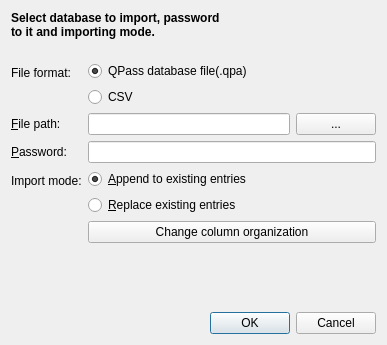
<?xml version="1.0" encoding="UTF-8"?>
<ui version="4.0">
 <class>DatabaseImportDialog</class>
 <widget class="QDialog" name="DatabaseImportDialog">
  <property name="geometry">
   <rect>
    <x>0</x>
    <y>0</y>
    <width>387</width>
    <height>345</height>
   </rect>
  </property>
  <property name="windowTitle">
   <string>Database Import - PassKeeper</string>
  </property>
  <layout class="QVBoxLayout" name="verticalLayout_2">
   <item>
    <widget class="QLabel" name="label">
     <property name="font">
      <font>
       <weight>75</weight>
       <bold>true</bold>
      </font>
     </property>
     <property name="text">
      <string>Select database to import, password
to it and importing mode. </string>
     </property>
     <property name="margin">
      <number>12</number>
     </property>
    </widget>
   </item>
   <item>
    <layout class="QFormLayout" name="formLayout">
     <property name="labelAlignment">
      <set>Qt::AlignLeading|Qt::AlignLeft|Qt::AlignVCenter</set>
     </property>
     <property name="topMargin">
      <number>16</number>
     </property>
     <item row="1" column="0">
      <widget class="QLabel" name="label_2">
       <property name="text">
        <string>&amp;File path:</string>
       </property>
       <property name="buddy">
        <cstring>pathEdit</cstring>
       </property>
      </widget>
     </item>
     <item row="2" column="0">
      <widget class="QLabel" name="label_3">
       <property name="text">
        <string>&amp;Password:</string>
       </property>
       <property name="buddy">
        <cstring>passwordEdit</cstring>
       </property>
      </widget>
     </item>
     <item row="3" column="0">
      <widget class="QLabel" name="label_4">
       <property name="text">
        <string>Import mode:</string>
       </property>
      </widget>
     </item>
     <item row="2" column="1">
      <widget class="QLineEdit" name="passwordEdit">
       <property name="echoMode">
        <enum>QLineEdit::Password</enum>
       </property>
      </widget>
     </item>
     <item row="3" column="1">
      <widget class="QWidget" name="widget" native="true">
       <layout class="QVBoxLayout" name="verticalLayout">
        <property name="leftMargin">
         <number>0</number>
        </property>
        <property name="topMargin">
         <number>0</number>
        </property>
        <property name="rightMargin">
         <number>0</number>
        </property>
        <property name="bottomMargin">
         <number>0</number>
        </property>
        <item>
         <widget class="QRadioButton" name="appendButton">
          <property name="text">
           <string>&amp;Append to existing entries</string>
          </property>
          <property name="checked">
           <bool>true</bool>
          </property>
         </widget>
        </item>
        <item>
         <widget class="QRadioButton" name="replaceButton">
          <property name="text">
           <string>&amp;Replace existing entries</string>
          </property>
         </widget>
        </item>
       </layout>
      </widget>
     </item>
     <item row="1" column="1">
      <widget class="QWidget" name="widget_2" native="true">
       <layout class="QHBoxLayout" name="horizontalLayout">
        <property name="leftMargin">
         <number>0</number>
        </property>
        <property name="topMargin">
         <number>0</number>
        </property>
        <property name="rightMargin">
         <number>0</number>
        </property>
        <property name="bottomMargin">
         <number>0</number>
        </property>
        <item>
         <widget class="QLineEdit" name="pathEdit">
          <property name="readOnly">
           <bool>false</bool>
          </property>
         </widget>
        </item>
        <item>
         <widget class="QPushButton" name="browseButton">
          <property name="toolTip">
           <string>Browse files</string>
          </property>
          <property name="text">
           <string>...</string>
          </property>
         </widget>
        </item>
       </layout>
      </widget>
     </item>
     <item row="0" column="0">
      <widget class="QLabel" name="label_5">
       <property name="text">
        <string>File format:</string>
       </property>
      </widget>
     </item>
     <item row="0" column="1">
      <widget class="QWidget" name="widget_3" native="true">
       <layout class="QVBoxLayout" name="verticalLayout_3">
        <property name="leftMargin">
         <number>0</number>
        </property>
        <property name="topMargin">
         <number>0</number>
        </property>
        <property name="bottomMargin">
         <number>0</number>
        </property>
        <item>
         <widget class="QRadioButton" name="qpaFormat">
          <property name="text">
           <string>QPass database file(.qpa)</string>
          </property>
          <property name="checked">
           <bool>true</bool>
          </property>
         </widget>
        </item>
        <item>
         <widget class="QRadioButton" name="csvFormat">
          <property name="text">
           <string>CSV</string>
          </property>
         </widget>
        </item>
       </layout>
      </widget>
     </item>
     <item row="4" column="1">
      <widget class="QPushButton" name="changeColumnOrganizationButton">
       <property name="enabled">
        <bool>true</bool>
       </property>
       <property name="text">
        <string>Change column organization</string>
       </property>
      </widget>
     </item>
    </layout>
   </item>
   <item>
    <spacer name="verticalSpacer">
     <property name="orientation">
      <enum>Qt::Vertical</enum>
     </property>
     <property name="sizeHint" stdset="0">
      <size>
       <width>20</width>
       <height>75</height>
      </size>
     </property>
    </spacer>
   </item>
   <item>
    <widget class="QDialogButtonBox" name="buttonBox">
     <property name="orientation">
      <enum>Qt::Horizontal</enum>
     </property>
     <property name="standardButtons">
      <set>QDialogButtonBox::Cancel|QDialogButtonBox::Ok</set>
     </property>
    </widget>
   </item>
  </layout>
 </widget>
 <tabstops>
  <tabstop>pathEdit</tabstop>
  <tabstop>browseButton</tabstop>
  <tabstop>passwordEdit</tabstop>
  <tabstop>appendButton</tabstop>
  <tabstop>replaceButton</tabstop>
  <tabstop>buttonBox</tabstop>
 </tabstops>
 <resources/>
 <connections>
  <connection>
   <sender>buttonBox</sender>
   <signal>accepted()</signal>
   <receiver>DatabaseImportDialog</receiver>
   <slot>accept()</slot>
   <hints>
    <hint type="sourcelabel">
     <x>231</x>
     <y>335</y>
    </hint>
    <hint type="destinationlabel">
     <x>157</x>
     <y>274</y>
    </hint>
   </hints>
  </connection>
  <connection>
   <sender>buttonBox</sender>
   <signal>rejected()</signal>
   <receiver>DatabaseImportDialog</receiver>
   <slot>reject()</slot>
   <hints>
    <hint type="sourcelabel">
     <x>299</x>
     <y>335</y>
    </hint>
    <hint type="destinationlabel">
     <x>286</x>
     <y>274</y>
    </hint>
   </hints>
  </connection>
  <connection>
   <sender>qpaFormat</sender>
   <signal>toggled(bool)</signal>
   <receiver>passwordEdit</receiver>
   <slot>setEnabled(bool)</slot>
   <hints>
    <hint type="sourcelabel">
     <x>247</x>
     <y>104</y>
    </hint>
    <hint type="destinationlabel">
     <x>263</x>
     <y>194</y>
    </hint>
   </hints>
  </connection>
  <connection>
   <sender>csvFormat</sender>
   <signal>toggled(bool)</signal>
   <receiver>passwordEdit</receiver>
   <slot>setDisabled(bool)</slot>
   <hints>
    <hint type="sourcelabel">
     <x>244</x>
     <y>130</y>
    </hint>
    <hint type="destinationlabel">
     <x>227</x>
     <y>194</y>
    </hint>
   </hints>
  </connection>
  <connection>
   <sender>qpaFormat</sender>
   <signal>toggled(bool)</signal>
   <receiver>label_3</receiver>
   <slot>setEnabled(bool)</slot>
   <hints>
    <hint type="sourcelabel">
     <x>241</x>
     <y>104</y>
    </hint>
    <hint type="destinationlabel">
     <x>49</x>
     <y>194</y>
    </hint>
   </hints>
  </connection>
  <connection>
   <sender>csvFormat</sender>
   <signal>toggled(bool)</signal>
   <receiver>label_3</receiver>
   <slot>setDisabled(bool)</slot>
   <hints>
    <hint type="sourcelabel">
     <x>334</x>
     <y>130</y>
    </hint>
    <hint type="destinationlabel">
     <x>74</x>
     <y>194</y>
    </hint>
   </hints>
  </connection>
  <connection>
   <sender>csvFormat</sender>
   <signal>toggled(bool)</signal>
   <receiver>changeColumnOrganizationButton</receiver>
   <slot>setVisible(bool)</slot>
   <hints>
    <hint type="sourcelabel">
     <x>183</x>
     <y>121</y>
    </hint>
    <hint type="destinationlabel">
     <x>193</x>
     <y>268</y>
    </hint>
   </hints>
  </connection>
 </connections>
</ui>
